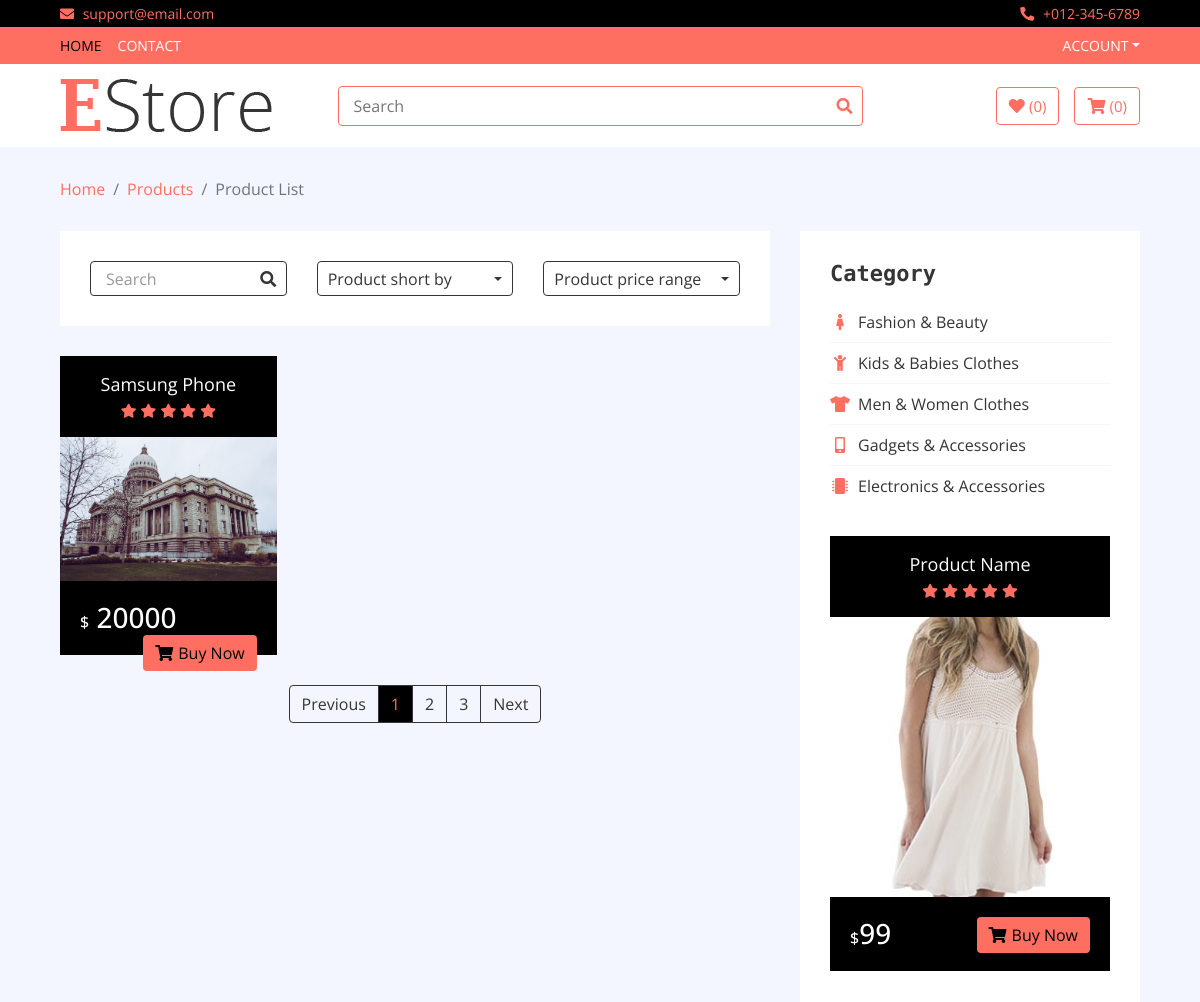
The page /category/Electronics (upper part) on the database as committed earlier.
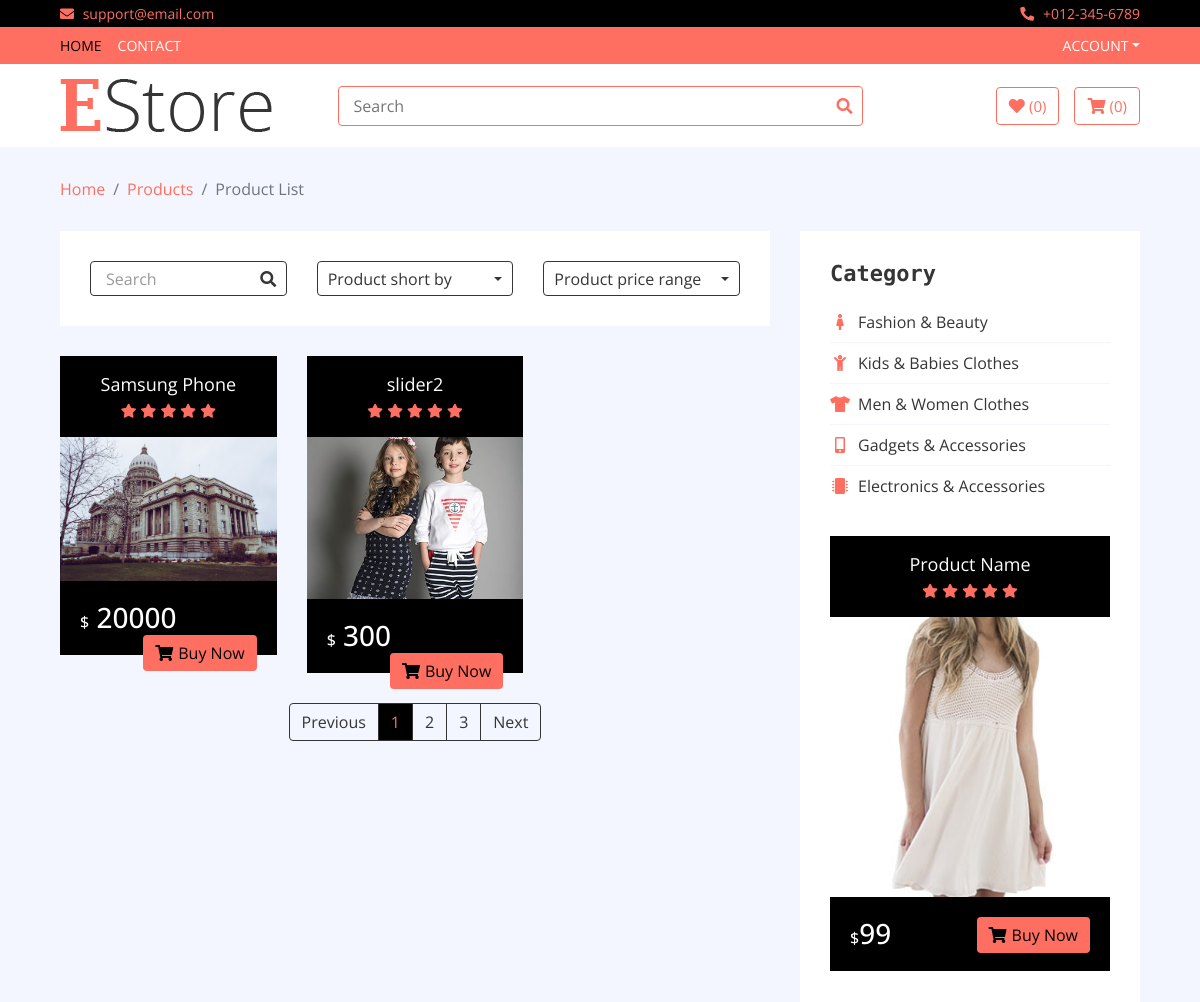
The same page on the database as committed later.
### home/models.py (models this page shows, shortened)
class Product(models.Model):
	name = models.CharField(max_length = 400)
	price = models.IntegerField()
	discounted_price = models.IntegerField(default = 0)
	category = models.ForeignKey(Category,on_delete = models.CASCADE)
	subcategory = models.ForeignKey(SubCategory,on_delete = models.CASCADE)
	brand = models.ForeignKey(Brand,on_delete = models.CASCADE,default = 1)
	image = models.ImageField(upload_to = 'media')
	description = models.TextField(blank = True)
	specification = models.TextField(blank = True)
	slug = models.TextField(unique = True)
	labels = models.CharField(choices = LABELS,max_length = 100)
	stock = models.CharField(choices = STOCK,max_length = 100)

### home/views.py (the view)
# urls.py: path('category/<slug>', CategoryView.as_view(), name='category'),
class CategoryView(Base):
	def get(self,request,slug):
		self.views
		cat_id = Category.objects.get(slug = slug).id
		self.views['cat_product'] = Product.objects.filter(category_id = cat_id)
		return render(request,'product-list.html',self.views)

### templates/product-list.html (shortened to what the changed rows need)
{% extends 'base.html' %}
{% load static %}
{% block content %}
        <div class="product-view">
            <div class="container-fluid">
                <div class="row">
                    <div class="col-lg-8">
                        <div class="row">
                            {% for product in cat_product %}
                            <div class="col-md-4">
                                <div class="product-item">
                                    <div class="product-title">
                                        <a href="/details/{{product.slug}}">{{product.name}}</a>
                                        <div class="ratting">
                                            <i class="fa fa-star"></i>
                                            <i class="fa fa-star"></i>
                                            <i class="fa fa-star"></i>
                                            <i class="fa fa-star"></i>
                                            <i class="fa fa-star"></i>
                                        </div>
                                    </div>
                                    <div class="product-image">
                                        <a href="/details/{{product.slug}}">
                                            <img src="{{product.image.url}}" alt="Product Image">
                                        </a>
                                    </div>
                                    <div class="product-price">
                                        <h3><span>$</span>
                                    {% if product.discounted_price > 0 %}
                                                    {{product.discounted_price}}
                                    {% else %}
                                                    {{product.price}}
                                    {% endif %}
                                        </h3>
                                        <a class="btn" href=""><i class="fa fa-shopping-cart"></i>Buy Now</a>
                                    </div>
                                </div>
                            </div>
                            {% endfor %}
                        </div>
                    </div>
                    <div class="col-lg-4 sidebar">
                        <div class="sidebar-widget category">
                            <h2 class="title">Category</h2>
                        </div>
                    </div>
                </div>
            </div>
        </div>
        {% endblock %}

Rows that differ between the two databases and show on the page:
added Product: name "slider2", image (picture), price "300"
